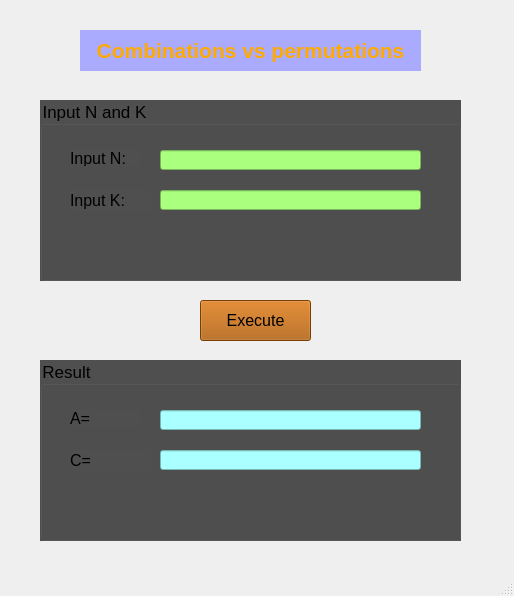
<?xml version="1.0" encoding="UTF-8"?>
<ui version="4.0">
 <class>MainWindow</class>
 <widget class="QMainWindow" name="MainWindow">
  <property name="geometry">
   <rect>
    <x>0</x>
    <y>0</y>
    <width>514</width>
    <height>596</height>
   </rect>
  </property>
  <property name="windowTitle">
   <string>MainWindow</string>
  </property>
  <property name="styleSheet">
   <string notr="true"/>
  </property>
  <widget class="QWidget" name="centralwidget">
   <widget class="QLabel" name="label">
    <property name="geometry">
     <rect>
      <x>80</x>
      <y>30</y>
      <width>341</width>
      <height>41</height>
     </rect>
    </property>
    <property name="font">
     <font>
      <pointsize>16</pointsize>
      <weight>75</weight>
      <bold>true</bold>
     </font>
    </property>
    <property name="styleSheet">
     <string notr="true">background-color: rgb(170, 170, 255);
color: rgb(255, 170, 0);</string>
    </property>
    <property name="text">
     <string>&lt;html&gt;&lt;head/&gt;&lt;body&gt;&lt;p&gt;&lt;span style=&quot; font-size:16pt; font-weight:600;&quot;&gt;Combinations vs permutations&lt;/span&gt;&lt;/p&gt;&lt;/body&gt;&lt;/html&gt;</string>
    </property>
    <property name="textFormat">
     <enum>Qt::AutoText</enum>
    </property>
    <property name="alignment">
     <set>Qt::AlignCenter</set>
    </property>
   </widget>
   <widget class="QGroupBox" name="groupBox">
    <property name="geometry">
     <rect>
      <x>40</x>
      <y>100</y>
      <width>421</width>
      <height>181</height>
     </rect>
    </property>
    <property name="font">
     <font>
      <pointsize>13</pointsize>
     </font>
    </property>
    <property name="styleSheet">
     <string notr="true">background-color: rgb(79, 79, 79)</string>
    </property>
    <property name="title">
     <string>Input N and K</string>
    </property>
    <widget class="QLabel" name="label_2">
     <property name="geometry">
      <rect>
       <x>30</x>
       <y>50</y>
       <width>71</width>
       <height>16</height>
      </rect>
     </property>
     <property name="font">
      <font>
       <pointsize>12</pointsize>
      </font>
     </property>
     <property name="text">
      <string>Input N:</string>
     </property>
    </widget>
    <widget class="QLabel" name="label_3">
     <property name="geometry">
      <rect>
       <x>30</x>
       <y>90</y>
       <width>81</width>
       <height>21</height>
      </rect>
     </property>
     <property name="font">
      <font>
       <pointsize>12</pointsize>
      </font>
     </property>
     <property name="text">
      <string>Input K:</string>
     </property>
    </widget>
    <widget class="QLineEdit" name="lineEditN">
     <property name="geometry">
      <rect>
       <x>120</x>
       <y>50</y>
       <width>261</width>
       <height>20</height>
      </rect>
     </property>
     <property name="font">
      <font>
       <pointsize>12</pointsize>
      </font>
     </property>
     <property name="styleSheet">
      <string notr="true">background-color: rgb(170, 255, 127);
color: rgb(0, 0, 0);</string>
     </property>
     <property name="text">
      <string/>
     </property>
    </widget>
    <widget class="QLineEdit" name="lineEditK">
     <property name="geometry">
      <rect>
       <x>120</x>
       <y>90</y>
       <width>261</width>
       <height>20</height>
      </rect>
     </property>
     <property name="font">
      <font>
       <pointsize>12</pointsize>
      </font>
     </property>
     <property name="styleSheet">
      <string notr="true">background-color: rgb(170, 255, 127);
color: rgb(0, 0, 0);</string>
     </property>
    </widget>
   </widget>
   <widget class="QPushButton" name="pushButtonExecute">
    <property name="geometry">
     <rect>
      <x>200</x>
      <y>300</y>
      <width>111</width>
      <height>41</height>
     </rect>
    </property>
    <property name="font">
     <font>
      <pointsize>12</pointsize>
     </font>
    </property>
    <property name="styleSheet">
     <string notr="true">background-color: rgb(170, 85, 0);</string>
    </property>
    <property name="text">
     <string>Execute</string>
    </property>
    <property name="icon">
     <iconset>
      <normaloff>../images/ic_execute.png</normaloff>../images/ic_execute.png</iconset>
    </property>
   </widget>
   <widget class="QGroupBox" name="groupBox_2">
    <property name="geometry">
     <rect>
      <x>40</x>
      <y>360</y>
      <width>421</width>
      <height>181</height>
     </rect>
    </property>
    <property name="font">
     <font>
      <pointsize>13</pointsize>
     </font>
    </property>
    <property name="styleSheet">
     <string notr="true">background-color: rgb(79, 79, 79)</string>
    </property>
    <property name="title">
     <string>Result</string>
    </property>
    <widget class="QLabel" name="label_4">
     <property name="geometry">
      <rect>
       <x>30</x>
       <y>50</y>
       <width>71</width>
       <height>16</height>
      </rect>
     </property>
     <property name="font">
      <font>
       <pointsize>12</pointsize>
      </font>
     </property>
     <property name="text">
      <string>A=</string>
     </property>
    </widget>
    <widget class="QLabel" name="label_5">
     <property name="geometry">
      <rect>
       <x>30</x>
       <y>90</y>
       <width>81</width>
       <height>21</height>
      </rect>
     </property>
     <property name="font">
      <font>
       <pointsize>12</pointsize>
      </font>
     </property>
     <property name="text">
      <string>C=</string>
     </property>
    </widget>
    <widget class="QLineEdit" name="lineEditA">
     <property name="geometry">
      <rect>
       <x>120</x>
       <y>50</y>
       <width>261</width>
       <height>20</height>
      </rect>
     </property>
     <property name="font">
      <font>
       <pointsize>12</pointsize>
      </font>
     </property>
     <property name="styleSheet">
      <string notr="true">background-color: rgb(170, 255, 255);
color: rgb(0, 0, 0);</string>
     </property>
    </widget>
    <widget class="QLineEdit" name="lineEditC">
     <property name="geometry">
      <rect>
       <x>120</x>
       <y>90</y>
       <width>261</width>
       <height>20</height>
      </rect>
     </property>
     <property name="font">
      <font>
       <pointsize>12</pointsize>
      </font>
     </property>
     <property name="styleSheet">
      <string notr="true">background-color: rgb(170, 255, 255);
color: rgb(0, 0, 0);</string>
     </property>
    </widget>
   </widget>
  </widget>
  <widget class="QMenuBar" name="menubar">
   <property name="geometry">
    <rect>
     <x>0</x>
     <y>0</y>
     <width>514</width>
     <height>22</height>
    </rect>
   </property>
  </widget>
  <widget class="QStatusBar" name="statusbar"/>
 </widget>
 <resources/>
 <connections/>
</ui>
